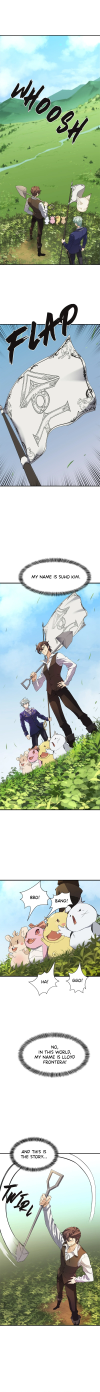
#> input picture eval/toonsplit/001/strip.webp, 800 x 11130 px (shown at 1/8 size)
$ python run_proto.py
#> lines starting #> are read from the running program, lines starting #| are printed output that depends on the picture
"""Mesure « avant » : le prototype d'origine, tel quel, sur le strip réduit à 575 px.

Adapté de ``run.py`` (chemins locaux au lieu de ``/mnt/user-data``) ; l'algorithme et les
paramètres de ``toonsplit_proto.py`` ne sont pas modifiés. Écrit ``baseline_predictions.json``
(plans ramenés au strip natif) pour ``python -m src.modules.toonsplit eval ... --predictions``.

    .\\.venv\\Scripts\\python.exe eval/toonsplit/prototype/run_proto.py
"""
import json
import os
import sys

import cv2

HERE = os.path.dirname(os.path.abspath(__file__))
sys.path.insert(0, HERE)
import toonsplit_proto as t  # noqa: E402

native = cv2.imread(os.path.join(HERE, "..", "001", "strip.webp"))
#> native is the input picture: shape (11130, 800, 3); mean B, G, R 193.3, 203.8, 192.5
S = cv2.resize(native, (575, 8000), interpolation=cv2.INTER_AREA)  # le strip de test du prototype
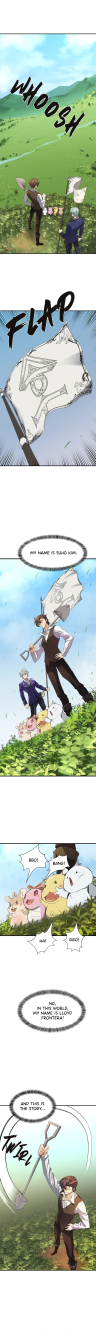
#> S: shape (8000, 575, 3) (shown at 1/6 size); mean B, G, R 193.3, 203.8, 192.5
scale = native.shape[0] / S.shape[0]
#> scale = 1.39
#> (the run stopped early here; a loop or call above may not have finished)
